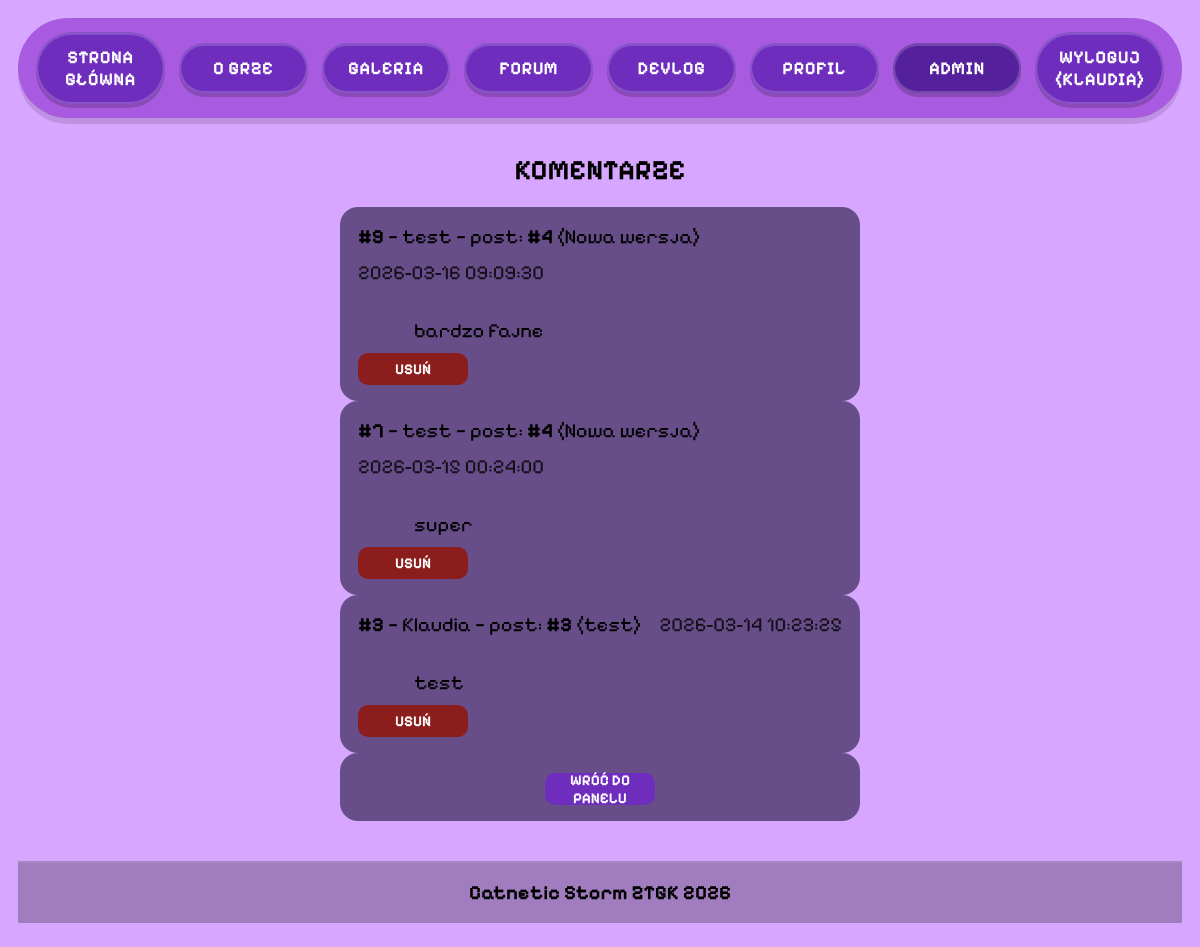
Before: /admin/comments.php (signed in) with the older database file.
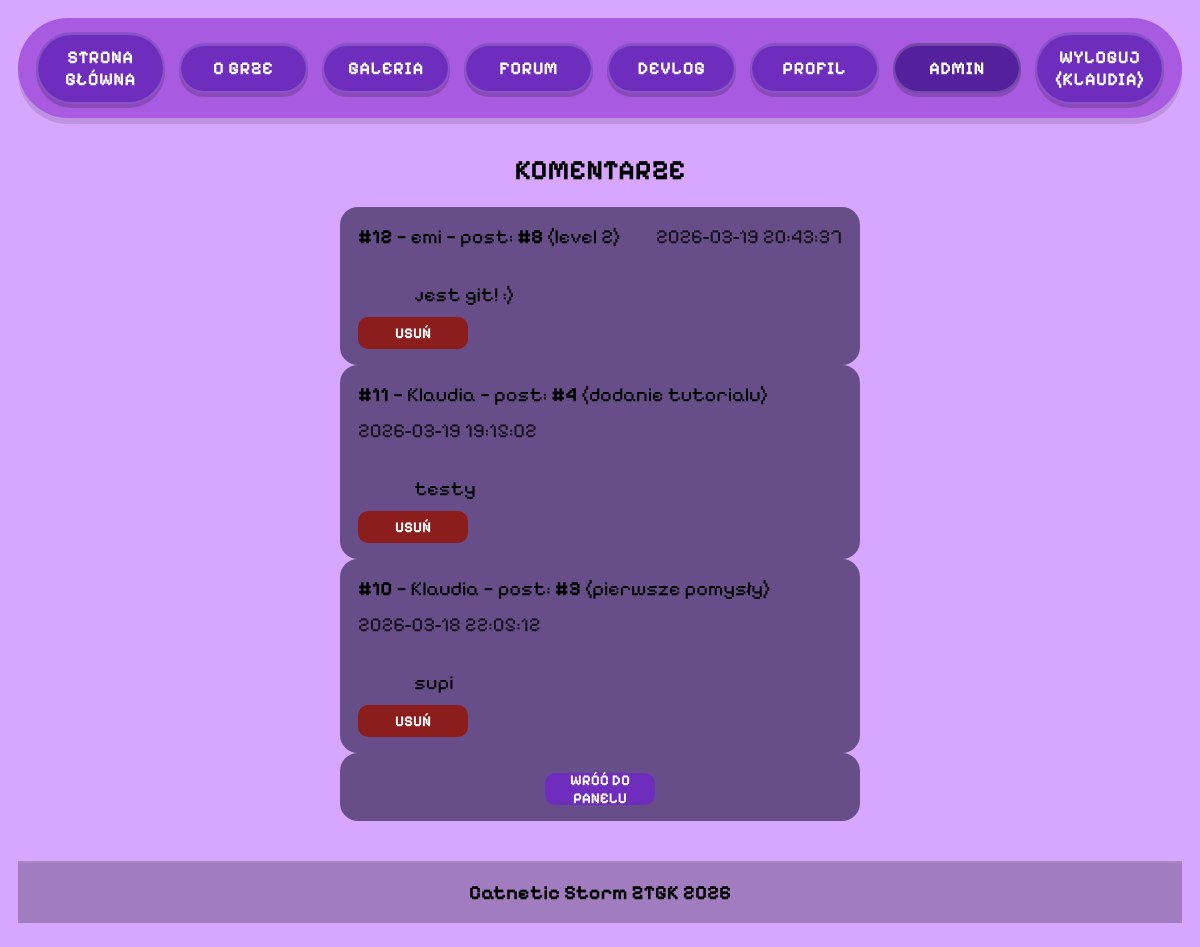
After: the same page with the newer database file.
### tables this page shows
CREATE TABLE `comments` (
  `comment_id` int(11) NOT NULL,
  `post_id` int(11) NOT NULL,
  `user_id` int(11) NOT NULL,
  `content` text NOT NULL,
  `created_at` timestamp NOT NULL DEFAULT current_timestamp(),
  `likes` int(11) DEFAULT 0
);

CREATE TABLE `users` (
  `user_id` int(11) NOT NULL,
  `username` varchar(50) NOT NULL,
  `password` varchar(255) NOT NULL,
  `role` enum('admin','user') NOT NULL DEFAULT 'user',
  `created_at` timestamp NOT NULL DEFAULT current_timestamp()
);

CREATE TABLE `devlog_posts` (
  `devlog_id` int(11) NOT NULL,
  `title` varchar(50) NOT NULL,
  `content` text NOT NULL,
  `image_path` varchar(255) NOT NULL,
  `created_at` timestamp NOT NULL DEFAULT current_timestamp(),
  `author_id` int(11) NOT NULL
);

### admin/comments.php (the view, shortened to what this page needs)
<?php
require __DIR__ . '/../includes/db.php';
$stmt = $pdo->query("
  SELECT
    c.comment_id,
    c.content,
    c.created_at,
    c.post_id,
    u.username,
    p.title AS post_title
  FROM comments c
  JOIN users u ON u.user_id = c.user_id
  JOIN devlog_posts p ON p.devlog_id = c.post_id
  ORDER BY c.created_at DESC, c.comment_id DESC
");
$comments = $stmt->fetchAll();
?>
<!DOCTYPE html>
<html lang="pl">
<head>
  <?php include __DIR__ . '/../includes/head.php'; ?>
</head>
<body>
  <?php include __DIR__ . '/../includes/header.php'; ?>
  <main>
    <section class="admin">
      <h1>Komentarze</h1>
      <?php if (!$comments): ?>
        <div class="auth-card">Brak komentarzy.</div>
      <?php else: ?>
        <?php foreach ($comments as $c): ?>
          <article class="auth-card" style="display:flex; flex-direction:column; gap:10px;">
            <div style="display:flex; justify-content:space-between; gap:12px; flex-wrap:wrap;">
              <div>
                <strong>#<?= (int)$c['comment_id'] ?></strong>
                — <?= htmlspecialchars($c['username']) ?>
                — post: <strong>#<?= (int)$c['post_id'] ?></strong> (<?= htmlspecialchars($c['post_title']) ?>)
              </div>
              <div style="opacity:.8;">
                <?= htmlspecialchars((string)$c['created_at']) ?>
              </div>
            </div>
            <div style="white-space:pre-wrap;">
              <?= htmlspecialchars((string)$c['content']) ?>
            </div>
            <form method="post" action="comments.php" onsubmit="return confirm('Usunąć ten komentarz?');">
              <button class="auth-btn" type="submit" style="background:#8b1d1d;">USUŃ</button>
            </form>
          </article>
        <?php endforeach; ?>
      <?php endif; ?>
      <div class="auth-card auth-card--small">
        <a class="auth-btn auth-btn--link" href="index.php">WRÓĆ DO PANELU</a>
      </div>
    </section>
  </main>
  <?php include __DIR__ . '/../includes/footer.php'; ?>
</body>
</html>

Changed rows visible on the page:
removed comments: comment_id "9", user.username "test", post "4", post.title "Nowa wersja", created_at "2026-03-16 09:09:30", content "bardzo fajne"
removed comments: comment_id "7", user.username "test", post "4", post.title "Nowa wersja", created_at "2026-03-15 00:24:00", content "super"
removed comments: comment_id "3", user.username "Klaudia", post "3", post.title "test", created_at "2026-03-14 10:23:25", content "test"
added comments: comment_id "12", user.username "emi", post "8", post.title "level 2", created_at "2026-03-19 20:43:37", content "jest git! :)"
added comments: comment_id "11", user.username "Klaudia", post "4", post.title "dodanie tutorialu", created_at "2026-03-19 19:15:02", content "testy"
added comments: comment_id "10", user.username "Klaudia", post "3", post.title "pierwsze pomysły", created_at "2026-03-18 22:05:12", content "supi"
